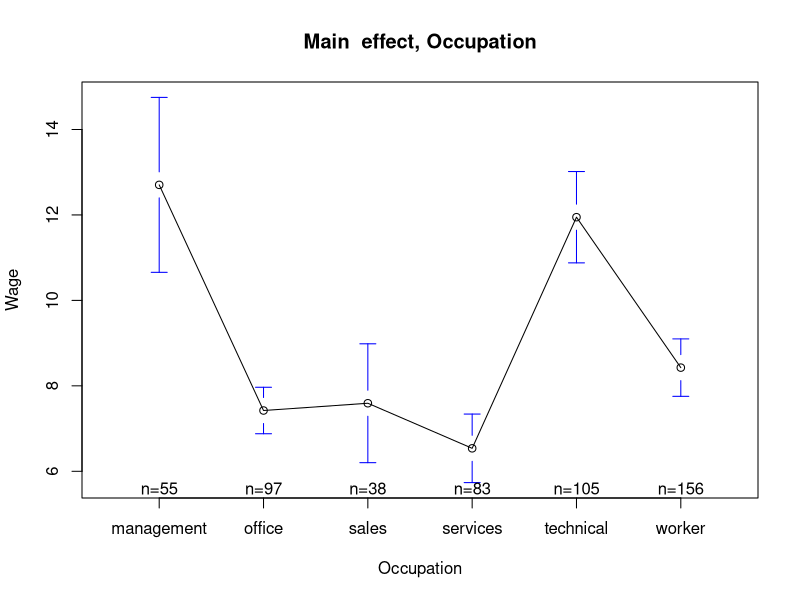
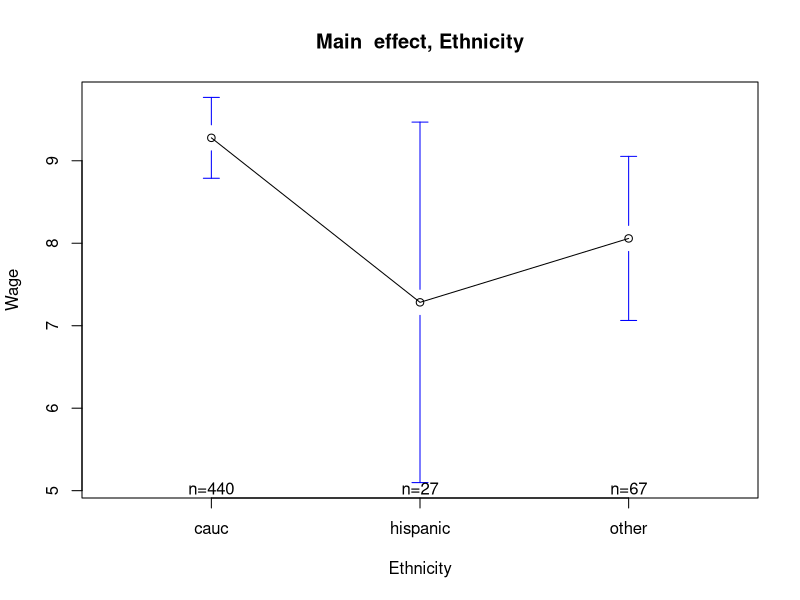
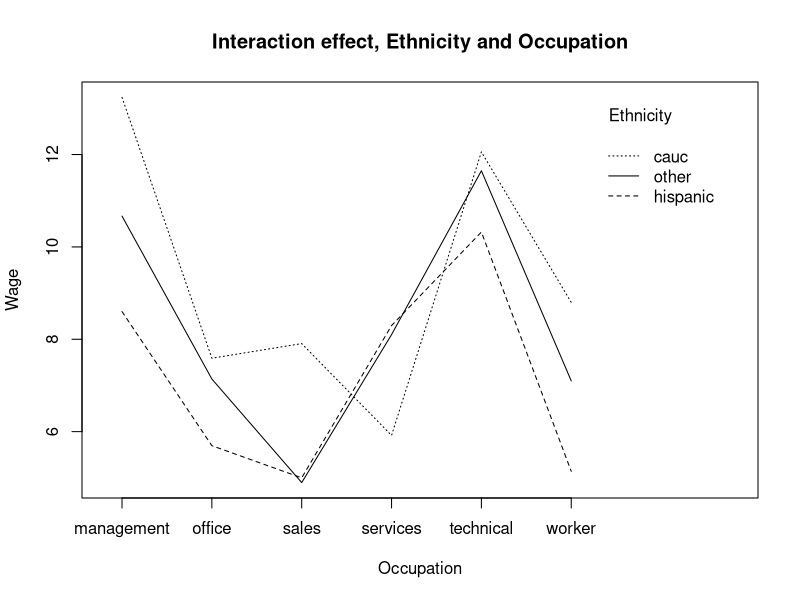

Generate these figures, in order, with R:
## ---- chunk 1
Wage=read.csv('Wage.csv');
library(gplots)
library(lme4)
attach(Wage)

## ---- chunk 2

dim(Wage) # 534 instances (employees) by 3 features
which(is.na(Wage)) #no missing values
str(Wage)


table(Wage$ethn)
table(Wage$occ)


## ---- chunk 3


# Main effect plot for ingredient 1
plotmeans(wage~occupation,data=Wage,xlab="Occupation",ylab="Wage", main="Main  effect, Occupation") 
# Main effect plot for ingredient 2
plotmeans(wage~ethnicity,data=Wage,xlab="Ethnicity",ylab="Wage", main="Main  effect, Ethnicity") 
#Interaction plot
interaction.plot(Wage$occup, Wage$ethnicity, Wage$wage, main="Interaction effect, Ethnicity and Occupation", xlab="Occupation",ylab="Wage", trace.label =  "Ethnicity", xtick = T)

## ---- chunk 4
anova.1 = aov(wage~as.factor(ethnicity)*as.factor(occupation), data = Wage )
anova.1$coeff
summary(anova.1)
## ---- chunk 5

round(summary(anova.1)[[1]][2,4],digits=3)

## ---- chunk 6
qf(0.99, 2,516 )

## ---- chunk 7
lm1=lmer(wage~as.factor(ethnicity)+(1|factor(occupation)),data=Wage)

sm=summary(lm1)
#6.205 
sm
## ---- chunk 8
6.205/(6.205+21.760)

## ---- chunk 9
sessionInfo()
